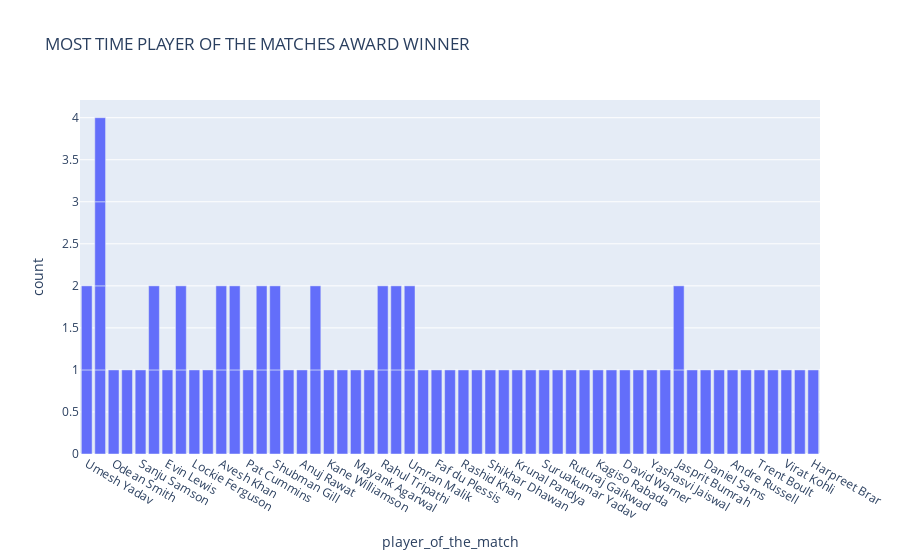

The notebook cell saved with this chart:
### Code cell
figure=px.bar(data,x=data["player_of_the_match"],title="MOST TIME PLAYER OF THE MATCHES AWARD WINNER")

figure.show()

### Figure 1 — Plotly figure (JSON) as saved in the notebook; plotly's stock layout.template omitted (floating-point values rounded to 4 significant figures)
{"data": [{"alignmentgroup": "True", "hovertemplate": "player_of_the_match=%{x}<br>count=%{y}<extra></extra>", "legendgroup": "", "marker": {"color": "#636efa", "pattern": {"shape": ""}}, "name": "", "offsetgroup": "", "orientation": "v", "showlegend": false, "textposition": "auto", "type": "bar", "x": ["Umesh Yadav", "Kuldeep Yadav", "Odean Smith", "Mohammed Shami", "Sanju Samson", "Wanindu Hasaranga", "Evin Lewis", "Umesh Yadav", "Jos Buttler", "Lockie Ferguson", "Liam Livingstone", "Avesh Khan", "Dinesh Karthik", "Pat Cummins", "Quinton de Kock", "Shubman Gill", "Abhishek Sharma", "Anuj Rawat", "Kuldeep Yadav", "Yuzvendra Chahal", "Kane Williamson", "Shivam Dube", "Mayank Agarwal", "Hardik Pandya", "Rahul Tripathi", "K L Rahul", "Dinesh Karthik", "Umran Malik", "David Miller", "Yuzvendra Chahal", "Faf du Plessis", "Kuldeep Yadav", "Mukesh Choudhary", "Jos Buttler", "Rashid Khan", "Marco Jansen", "K L Rahul", "Shikhar Dhawan", "Riyan Parag", "Umran Malik", "Kuldeep Yadav", "Krunal Pandya", "Rahul Tewatia", "Suruakumar Yadav", "Mohsin Khan", "Ruturaj Gaikwad", "Rinku Singh", "Kagiso Rabada", "Harshal Patel", "David Warner", "Tim David", "Yashasvi Jaiswal", "Avesh Khan", "Wanindu Hasaranga", "Devon Conway", "Jasprit Bumrah", "Shubman Gill", "Mitchell Marsh", "Daniel Sams", "Jonny Bairstow", "Andre Russell", "W. Saha", "Trent Boult", "Shardul Thakur", "Rahul Tripathi", "Quinton de Kock", "Virat Kohli", "R Aswin", "Jasprit Bumrah", "Harpreet Brar", null], "xaxis": "x", "y": [1, 1, 1, 1, 1, 1, 1, 1, 1, 1, 1, 1, 1, 1, 1, 1, 1, 1, 1, 1, 1, 1, 1, 1, 1, 1, 1, 1, 1, 1, 1, 1, 1, 1, 1, 1, 1, 1, 1, 1, 1, 1, 1, 1, 1, 1, 1, 1, 1, 1, 1, 1, 1, 1, 1, 1, 1, 1, 1, 1, 1, 1, 1, 1, 1, 1, 1, 1, 1, 1, 1], "yaxis": "y"}], "layout": {"autosize": true, "barmode": "relative", "legend": {"tracegroupgap": 0}, "title": {"text": "MOST TIME PLAYER OF THE MATCHES AWARD WINNER"}, "xaxis": {"anchor": "y", "autorange": true, "domain": [0, 1], "range": [-0.5, 54.5], "title": {"text": "player_of_the_match"}, "type": "category"}, "yaxis": {"anchor": "x", "autorange": true, "domain": [0, 1], "range": [0, 4.211], "title": {"text": "count"}, "type": "linear"}}}
